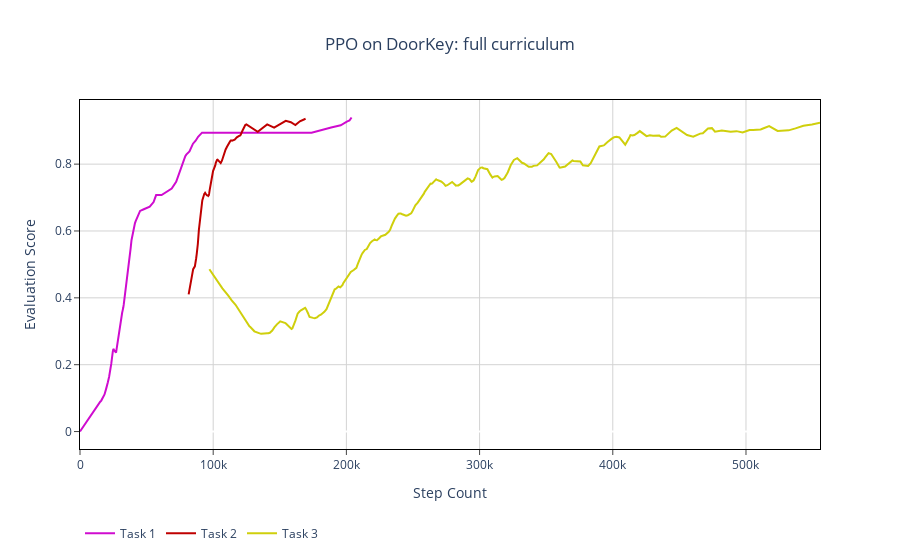

The notebook cell saved with this chart:
### Code cell
figs[0].update_layout(title=dict(text='PPO on DoorKey: full curriculum'))
figs[0].show()
